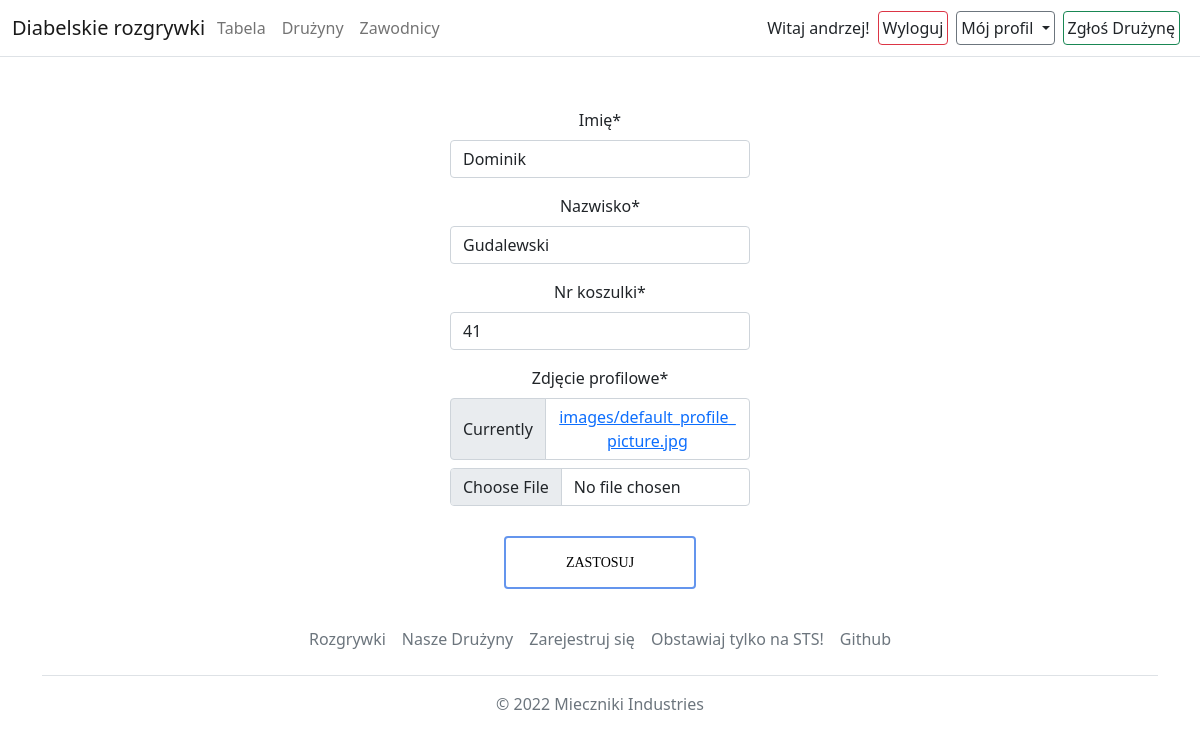
The app's page /profile/ (signed in) with its own data.
### Football/models.py (models this page shows, shortened)
class Player(models.Model):
    user = models.OneToOneField(User,on_delete=models.CASCADE,null=True)
    name = models.CharField(max_length=30)
    surname = models.CharField(max_length=30)
    position = models.ForeignKey(Position,on_delete=models.CASCADE,null=True)
    shirt_number = models.IntegerField(null=True, validators=[MinValueValidator(1),MaxValueValidator(99)])
    team = models.ForeignKey(Team,null=True,on_delete=models.SET_NULL)
    image = models.ImageField(upload_to='images/players/',null=False,default='images/default_profile_picture.jpg')
    captain = models.BooleanField(null=False,default=False)
    mod = models.BooleanField(null=False,default=False)
    def get_absolute_url(self):
        return reverse('football:player_detail',args=[self.id])

### Football/views.py (the view)
# urls.py: path('profile/',views.profile,name='profile'),
@login_required(login_url='/login')
def profile(request):
    if request.method=="POST":
        form = UpdateProfileForm(request.POST,request.FILES,instance=request.user.player)
        if form.is_valid():
            form.save()
            return redirect('football:home')
    else:
        form = UpdateProfileForm(instance = request.user.player)
    return render(request, 'player/profile.html', {'form':form})

### Football/forms.py
class UpdateProfileForm(forms.ModelForm):
    class Meta:
        model = Player
        fields = ['name','surname','shirt_number','image']
        labels = {
            'name': 'Imię',
            'surname': 'Nazwisko',
            'shirt_number': 'Nr koszulki',
            'image': 'Zdjęcie profilowe'
        }

### Football/ext_methods.py (called while the page is built)
def get_teams(request):
    return {'teams' : Team.objects.all()}

### Football/models.py (called while the page is built)
    def get_absolute_url(self):
        return reverse('football:team_detail',args=[self.slug])

### templates/player/profile.html (shortened to what this page needs)
{% extends 'base.html' %}
{% load crispy_forms_tags %}
{% block content %}
    <div class="container show">
            <form class="mx-auto d-block mt-5 text-center" method="post" enctype="multipart/form-data" style="width: 300px;">
                {{ form|crispy }}
                 <button class="btn btnn btnn3 mx-auto d-block" type="submit">Zastosuj</button>
            </form>
    </div>
{% endblock %}

### templates/base.html (shortened to what this page needs)
{% load static %}
<!DOCTYPE html>
<html lang="en">
<head>
    <link href="https://cdn.jsdelivr.net/npm/bootstrap@5.1.3/dist/css/bootstrap.min.css" rel="stylesheet">
    {% load static %}
    <link rel="stylesheet" type="text/css" href="{% static 'style.css' %}">
</head>
<body>
    <header class="fixed-top">
        <nav class="navbar navbar-expand-md navbar-light bg-white border-bottom">
            <div class="container-fluid">
                <a class="navbar-brand me-1" href="{% url 'football:home' %}">Diabelskie rozgrywki</a>
                <div class="collapse navbar-collapse " id="navbarCollapse">
                    <ul class="navbar-nav me-auto mb-2 mb-md-0">
                        <li class="nav-item active">
                            <a class="nav-link" aria-current="page" href="{% url "football:table" %}">Tabela</a>
                        </li>
                        <li class="nav-item">
                            <a class="nav-link" href="{% url 'football:all_teams' %}">Drużyny </a>
                        </li>
                        <li class="nav-item">
                            <a class="nav-link" href="{% url 'football:all_players' %}">Zawodnicy </a>
                        </li>
                    </ul>
                        </div>
                    {% if user.is_authenticated %}
                        <span class="me-2 d-sm-block d-none d-sm-none d-md-block ">Witaj {{ user }}!</span><button class = "btn btn-outline-danger me-2 d-sm-block d-none d-sm-none d-md-block p-1"><a class="text-decoration-none text-dark" href = {% url "logout" %}>Wyloguj</a></button>
                        {% if user.player %}
                        <div class="dropdown d-sm-block d-none d-sm-none d-md-block">
                            <a class="dropdown-toggle btn me-2 btn-outline-secondary text-dark dropdown-toggle p-1" href="#" id="id3" role="button"
                                data-bs-toggle="dropdown" aria-expanded="false" >
                                Mój profil
                            </a>
                        </div>
                        {% endif %}
                        <button class="btn btn-outline-success me-2 d-sm-block d-none d-sm-none d-md-block p-1 ">
                            <a class="text-decoration-none text-dark " href = "{% url "football:register_team" %} ">Zgłoś Drużynę</a>
                        </button>
                    {% else %}
                        <button class="btn btn-outline-success me-2 "><a href = "{% url "login" %}" class="text-decoration-none text-dark">Zaloguj się</a></button>
                    {% endif %}
            </div>
        </nav>
    </header>
    <div id="content" class="container-fluid p-0">{% block content %} {% endblock %}</div>
    <div class="container">
  <footer class="footer mt-4">
    <ul class="nav justify-content-center border-bottom pb-3 mb-3">
      <li class="nav-item"><a href="{% url 'football:home' %}" class="nav-link px-2 text-muted">Rozgrywki</a></li>
      <li class="nav-item"><a href="{% url 'football:all_teams' %}" class="nav-link px-2 text-muted">Nasze Drużyny</a></li>
      <li class="nav-item"><a href="{% url 'users:register' %}" class="nav-link px-2 text-muted">Zarejestruj się</a></li>
      <li class="nav-item"><a href="https://www.sts.pl" class="nav-link px-2 text-muted">Obstawiaj tylko na STS!</a></li>
      <li class="nav-item"><a href="https://github.com/Miecznikk/szkieletowe_pilkanozna" class="nav-link px-2 text-muted">Github</a></li>
    </ul>
    <p class="text-center text-muted">&copy; 2022 Mieczniki Industries</p>
  </footer>
</div>
</body>
</html>

### static/style.css (style rules this page uses)
.show { animation-name: show; animation-duration:1.5s; animation-fill-mode: both; }
.btnn { position: relative; display: block; color: black; font-size: 14px; font-family: "montserrat"; text-decoration: none; margin: 30px 0; border: 2px solid #6495ED; padding: 14px 60px; text-transform: uppercase; overflow: hidden; transition: 1s all ease; }
.btnn::before { background: #6495ED; background: #6495ED; content: ""; position: absolute; top: 50%; left: 50%; transform: translate(-50%,-50%); z-index: -1; transition: all 0.6s ease; }
.btnn3::before { width: 100%; height: 0%; transform: translate(-50%,-50%) rotate(45deg); }

### templates/base.html (style rules this page uses)
body { padding-top:60px; }

### records on screen
Player: name "Dominik", surname "Gudalewski", shirt_number "41"

### other values on screen
{{ user }} "andrzej"
